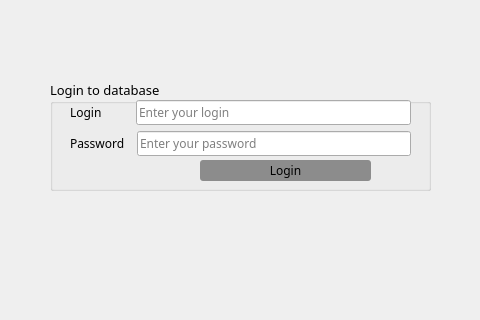
<?xml version="1.0" encoding="UTF-8"?>
<ui version="4.0">
 <class>WelcomeWindow</class>
 <widget class="QDialog" name="WelcomeWindow">
  <property name="geometry">
   <rect>
    <x>0</x>
    <y>0</y>
    <width>480</width>
    <height>320</height>
   </rect>
  </property>
  <property name="minimumSize">
   <size>
    <width>480</width>
    <height>320</height>
   </size>
  </property>
  <property name="maximumSize">
   <size>
    <width>480</width>
    <height>320</height>
   </size>
  </property>
  <property name="font">
   <font>
    <family>Franklin Gothic Medium</family>
    <weight>50</weight>
    <bold>false</bold>
   </font>
  </property>
  <property name="windowTitle">
   <string>Information system login</string>
  </property>
  <property name="windowIcon">
   <iconset resource="sources.qrc">
    <normaloff>:/images/src/img/icon.png</normaloff>:/images/src/img/icon.png</iconset>
  </property>
  <property name="styleSheet">
   <string notr="true">#widget_background
{
	border-image: url(:/images/src/img/background_welcomewindow.jpg);
}

#widget_statusbar
{
	border-image: url(:/images/src/img/statusbar_welcomewindow.jpg);
}

#pushButton_login
{
	border-radius:3px;
	background-color:rgb(140, 140, 140);
}

#pushButton_login:hover
{
	background-color:rgb(30, 170, 145);
}
</string>
  </property>
  <property name="locale">
   <locale language="English" country="UnitedStates"/>
  </property>
  <property name="sizeGripEnabled">
   <bool>false</bool>
  </property>
  <widget class="QWidget" name="widget_statusbar" native="true">
   <property name="geometry">
    <rect>
     <x>0</x>
     <y>298</y>
     <width>480</width>
     <height>22</height>
    </rect>
   </property>
   <property name="font">
    <font>
     <family>Franklin Gothic Medium</family>
     <pointsize>9</pointsize>
    </font>
   </property>
   <property name="styleSheet">
    <string notr="true"/>
   </property>
  </widget>
  <widget class="QWidget" name="widget_background" native="true">
   <property name="geometry">
    <rect>
     <x>0</x>
     <y>0</y>
     <width>480</width>
     <height>298</height>
    </rect>
   </property>
   <property name="font">
    <font>
     <family>Franklin Gothic Medium</family>
    </font>
   </property>
   <widget class="QGroupBox" name="groupBox_login_to_database">
    <property name="geometry">
     <rect>
      <x>50</x>
      <y>80</y>
      <width>381</width>
      <height>111</height>
     </rect>
    </property>
    <property name="font">
     <font>
      <family>Franklin Gothic Medium</family>
      <pointsize>10</pointsize>
      <weight>50</weight>
      <bold>false</bold>
     </font>
    </property>
    <property name="styleSheet">
     <string notr="true"/>
    </property>
    <property name="title">
     <string>Login to database</string>
    </property>
    <widget class="QPushButton" name="pushButton_login">
     <property name="geometry">
      <rect>
       <x>150</x>
       <y>80</y>
       <width>171</width>
       <height>21</height>
      </rect>
     </property>
     <property name="font">
      <font>
       <family>Franklin Gothic Medium</family>
      </font>
     </property>
     <property name="styleSheet">
      <string notr="true"/>
     </property>
     <property name="text">
      <string>Login</string>
     </property>
    </widget>
    <widget class="QWidget" name="layoutWidget">
     <property name="geometry">
      <rect>
       <x>20</x>
       <y>20</y>
       <width>341</width>
       <height>58</height>
      </rect>
     </property>
     <layout class="QVBoxLayout" name="verticalLayout_login_input">
      <item>
       <layout class="QHBoxLayout" name="horizontalLayout_username">
        <item>
         <widget class="QLabel" name="label_username">
          <property name="font">
           <font>
            <family>Franklin Gothic Medium</family>
           </font>
          </property>
          <property name="text">
           <string>Login         </string>
          </property>
         </widget>
        </item>
        <item>
         <widget class="QLineEdit" name="lineEdit_username">
          <property name="font">
           <font>
            <family>Franklin Gothic Medium</family>
           </font>
          </property>
          <property name="placeholderText">
           <string>Enter your login</string>
          </property>
         </widget>
        </item>
       </layout>
      </item>
      <item>
       <layout class="QHBoxLayout" name="horizontalLayout_password">
        <item>
         <widget class="QLabel" name="label_password">
          <property name="font">
           <font>
            <family>Franklin Gothic Medium</family>
           </font>
          </property>
          <property name="text">
           <string>Password  </string>
          </property>
         </widget>
        </item>
        <item>
         <widget class="QLineEdit" name="lineEdit_password">
          <property name="font">
           <font>
            <family>Franklin Gothic Medium</family>
           </font>
          </property>
          <property name="echoMode">
           <enum>QLineEdit::Password</enum>
          </property>
          <property name="placeholderText">
           <string>Enter your password</string>
          </property>
         </widget>
        </item>
       </layout>
      </item>
     </layout>
    </widget>
   </widget>
  </widget>
  <widget class="QLabel" name="label_statusbar">
   <property name="geometry">
    <rect>
     <x>7</x>
     <y>298</y>
     <width>480</width>
     <height>22</height>
    </rect>
   </property>
   <property name="font">
    <font>
     <family>Franklin Gothic Medium</family>
     <pointsize>9</pointsize>
    </font>
   </property>
   <property name="text">
    <string/>
   </property>
  </widget>
 </widget>
 <resources>
  <include location="sources.qrc"/>
 </resources>
 <connections/>
</ui>
